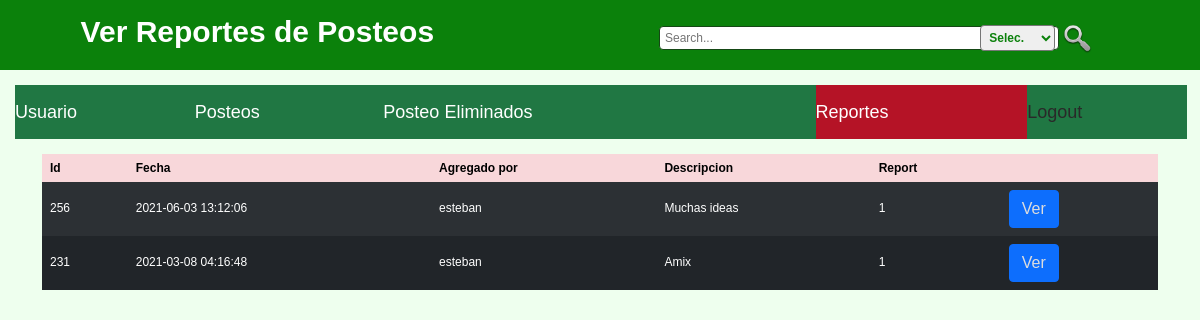
/Admin/report.php (signed in), run on the app's committed database.
### tables this page shows
CREATE TABLE IF NOT EXISTS `posts` (
  `id` int(11) NOT NULL AUTO_INCREMENT,
  `post_time` timestamp NOT NULL DEFAULT CURRENT_TIMESTAMP,
  `added_by` varchar(255) NOT NULL DEFAULT 'S/D',
  `id_user` int(11) NOT NULL,
  `titulo` varchar(100) NOT NULL DEFAULT 'Perfil',
  `categoria` varchar(50) NOT NULL DEFAULT 'S/C',
  `donde` varchar(100) NOT NULL DEFAULT 'S/D',
  `description` varchar(200) NOT NULL DEFAULT 'S/D',
  `palabra1` varchar(100) NOT NULL DEFAULT 'S/D',
  `palabra2` varchar(100) NOT NULL DEFAULT 'S/D',
  `palabra3` varchar(100) NOT NULL DEFAULT 'S/D',
  `photos` text,
  `precio` int(100) DEFAULT NULL,
  `report` tinyint(1) NOT NULL DEFAULT '0',
  `privado` int(5) DEFAULT NULL,
  `estado` int(5) NOT NULL DEFAULT '1',
  PRIMARY KEY (`id`),
  KEY `added_by` (`added_by`),
  KEY `id_user` (`id_user`),
  KEY `added_by_2` (`added_by`)
);

### Admin/report.php (the view, shortened to what this page needs)
<?php
    include "conn/connect.php";
    $query = "SELECT * FROM posts WHERE report='1' ORDER BY id DESC";
    $run = $mysqli->query($query);
?>
<!DOCTYPE html>
<html>
<head>
    <link href="https://cdn.jsdelivr.net/npm/bootstrap@5.0.0-beta2/dist/css/bootstrap.min.css" rel="stylesheet">
    <link rel="stylesheet" type="text/css" href="adminStyle.css">
    <link rel="stylesheet" type="text/css" href="../css/header.css">
</head>
<body>
    <div class="main">
        <table class="adminHeader">
            <tr>
                <th>
                    <a href="index.php">
                        <h1>Ver Reportes de Posteos</h1>
                    </a>
                </th>
                <th class="search">
                    <form action="search.php" method="get">
                        <input type="text" id="search" name="keywords" placeholder="Search..." />
                        <select name="topic" class="search_topic">
                            <option>Selec.</option>
                        </select>
                        <button type="submit" name="search"><img src="../img/search.png" style="margin: 0 0 -12px 1px; padding: 0;" height="33" width="33"></button>
                    </form>
                </th>
            </tr>
        </table>
        <table class="adminmenu">
            <tr>
                <th><a href="users.php">
                        <h1>Usuario</h1>
                    </a></th>
                <th><a href="posts.php">
                        <h1>Posteos</h1>
                    </a></th>
                <th><a href="postEliminados.php">
                        <h1>Posteo Eliminados</h1>
                    </a></th>
                <th style="background-color: #b51326;"><a href="report.php">
                        <h1>Reportes</h1>
                    </a></th>
                <th><a href="logout.php">
                        <h1 style="color: #292929;">Logout</h1>
                    </a></th>
            </tr>
        </table>
        <div class="">
            <center>
                <div class="container">
                    <table class="table table-striped table-bordered table-hover table-dark">
                        <thead class="table-danger">
                            <tr style="font-weight: bold;" colspan="10">
                                <th>Id</th>
                                <th>Fecha</th>
                                <th>Agregado por</th>
                                <th>Descripcion</th>
                                <th>Report</th>
                                <th></th>
                            </tr>
                        </thead>
                        <?php
                        while ($row = $run->fetch_assoc())
                        {
                        $id = $row['id'];
                        $date_added = $row['post_time'];
                        $added_by = $row['added_by'];
                        $descripcion = $row['description'];
                        $report = $row['report'];
                        ?>
                        <tr bgcolor="#3f396a">
                            <th><?php echo $id; ?></th>
                            <th><?php echo $date_added; ?></th>
                            <th><?php echo $added_by; ?></th>
                            <th><?php echo $descripcion; ?></th>
                            <th><?php echo $report; ?></th>
                            <th class="editpost"><a class="btn btn-primary" href="viewfullPost.php?post=<?php echo $id; ?>">Ver</a></th>
                        </tr>
                        <?php } ?>
                    </table>
                </div>
            </center>
        </div>
    </div>
</body>
</html>

### Admin/adminStyle.css (style rules this page uses)
html, body, div, span, applet, object, iframe, h1, h2, h3, h4, h5, h6, p, blockquote, pre, a, abbr, acronym, address, big, cite, code, del, dfn, em, img, ins, kbd, q, s, samp, small, strike, strong, sub, sup, tt, var, b, u, i, center, dl, dt, dd, ol, ul, li, fieldset, form, label, legend, table, caption, tbody, tfoot, thead, tr, th, td, article, aside, canvas, details, embed, figure, figcaption, footer, header, hgroup, menu, nav, output, ruby, section, summary, time, mark, audio, video { margin: 0; padding: 0; border: 0; font-size: 100%; font: inherit; vertical-align: baseline; }
table { border-collapse: collapse; border-spacing: 0; }
* { margin: 0px; padding: 0px; }
body, button, input, label, select, td, textarea { font-family: helvetica, arial, sans-serif; font-size: 12px; }
html { height: 100%; }
body { line-height: 1; width: 100%; background-color: #EEFFEE; padding:0px; font-size: 12px; height: 100%; }
div { display: block; }
.main { height: 100%; width: 100%; min-width: 1070px; margin: 0; padding: 0; }
.adminHeader { margin: 0; padding: 0; height: 70px; width: 100%; min-width: 400px; background-color: #0B810B; text-align: center; vertical-align: center; }
.adminHeader h1 { font-size: 30px; font-weight: bold; color: #fff; padding: 17px 0 0 0; }
.adminHeader a { text-decoration: none; }
.adminmenu { height: 40px; background-color: #207743; color: #fff; width: 97.66%; margin: 15px; }
.adminmenu a { font-size: 18px; text-decoration: none; padding: 16px 4px; color: #fff; }
.editpost a { text-decoration: none; color: #ddd; }

### css/header.css (style rules this page uses)
html,body,div,span,applet,object,iframe,h1,h2,h3,h4,h5,h6,p,blockquote, pre,a,abbr,acronym,address,big,cite,code,del,dfn,em,img,ins,kbd,q,s,samp, small,strike,strong,sub,sup,tt,var,b,u,i,center,dl,dt,dd,ol,ul,li,fieldset, form,label,legend,table,caption,tbody,tfoot,thead,tr,th,td,article,aside,canvas,details, embed,figure,figcaption,footer,header,hgroup,menu,nav,output, ruby,section,summary,time,mark,audio,video { margin: 0; padding: 0; border: 0; font-size: 100%; font: inherit; vertical-align: baseline; }
table { border-collapse: collapse; border-spacing: 0; }
* { margin: 0px; padding: 0px; }
body,button, input,label, select,td, textarea { font-family: helvetica, arial, sans-serif; font-size: 12px; }
html { height: 100%; }
body { line-height: 1; width: 100%; min-width: 975px; background-color: #EEFFEE; padding: 0px; font-size: 12px; }
div { display: block; }
.search input { width: 400px; margin: 10px 0 0 37px; border-radius: 4px; padding: 5px; height: 24px; border: 1px solid #154815; }
.search button { background: none; border: none; }
.search_topic { border-radius: 4px; padding: 4px; font-weight: bold; color: #0B810B; margin-left: -82px; }

### data on the page
posts: id "256", post_time "2021-06-03 13:12:06", added_by "esteban", description "Muchas ideas", report "1"
posts: id "231", post_time "2021-03-08 04:16:48", added_by "esteban", description "Amix", report "1"
